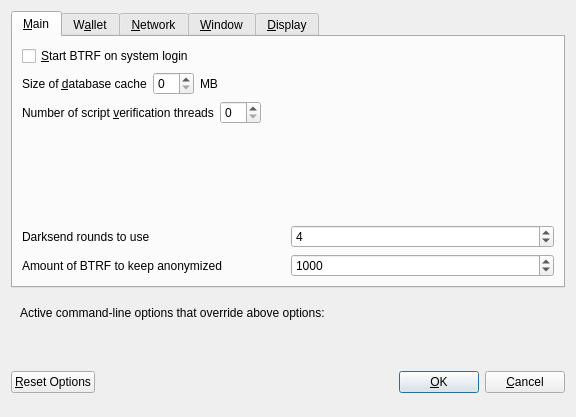
<?xml version="1.0" encoding="UTF-8"?>
<ui version="4.0">
 <class>OptionsDialog</class>
 <widget class="QDialog" name="OptionsDialog">
  <property name="geometry">
   <rect>
    <x>0</x>
    <y>0</y>
    <width>576</width>
    <height>417</height>
   </rect>
  </property>
  <property name="windowTitle">
   <string>Options</string>
  </property>
  <property name="modal">
   <bool>true</bool>
  </property>
  <layout class="QVBoxLayout" name="verticalLayout">
   <item>
    <widget class="QTabWidget" name="tabWidget">
     <property name="currentIndex">
      <number>0</number>
     </property>
     <widget class="QWidget" name="tabMain">
      <attribute name="title">
       <string>&amp;Main</string>
      </attribute>
      <layout class="QVBoxLayout" name="verticalLayout_Main">
       <item>
        <widget class="QCheckBox" name="bitcoinAtStartup">
         <property name="toolTip">
          <string>Automatically start BTRF after logging in to the system.</string>
         </property>
         <property name="text">
          <string>&amp;Start BTRF on system login</string>
         </property>
        </widget>
       </item>
       <item>
        <layout class="QHBoxLayout" name="horizontalLayout_2_Main">
         <item>
          <widget class="QLabel" name="databaseCacheLabel">
           <property name="text">
            <string>Size of &amp;database cache</string>
           </property>
           <property name="textFormat">
            <enum>Qt::PlainText</enum>
           </property>
           <property name="buddy">
            <cstring>databaseCache</cstring>
           </property>
          </widget>
         </item>
         <item>
          <widget class="QSpinBox" name="databaseCache"/>
         </item>
         <item>
          <widget class="QLabel" name="databaseCacheUnitLabel">
           <property name="text">
            <string>MB</string>
           </property>
           <property name="textFormat">
            <enum>Qt::PlainText</enum>
           </property>
          </widget>
         </item>
         <item>
          <spacer name="horizontalSpacer_2_Main">
           <property name="orientation">
            <enum>Qt::Horizontal</enum>
           </property>
           <property name="sizeHint" stdset="0">
            <size>
             <width>40</width>
             <height>20</height>
            </size>
           </property>
          </spacer>
         </item>
        </layout>
       </item>
       <item>
        <layout class="QHBoxLayout" name="horizontalLayout_3_Main">
         <item>
          <widget class="QLabel" name="threadsScriptVerifLabel">
           <property name="text">
            <string>Number of script &amp;verification threads</string>
           </property>
           <property name="textFormat">
            <enum>Qt::PlainText</enum>
           </property>
           <property name="buddy">
            <cstring>threadsScriptVerif</cstring>
           </property>
          </widget>
         </item>
         <item>
          <widget class="QSpinBox" name="threadsScriptVerif">
           <property name="toolTip">
            <string>(0 = auto, &lt;0 = leave that many cores free)</string>
           </property>
          </widget>
         </item>
         <item>
          <spacer name="horizontalSpacer_3_Main">
           <property name="orientation">
            <enum>Qt::Horizontal</enum>
           </property>
           <property name="sizeHint" stdset="0">
            <size>
             <width>40</width>
             <height>20</height>
            </size>
           </property>
          </spacer>
         </item>
        </layout>
       </item>
       <item>
        <spacer name="verticalSpacer_Main">
         <property name="orientation">
          <enum>Qt::Vertical</enum>
         </property>
         <property name="sizeHint" stdset="0">
          <size>
           <width>20</width>
           <height>40</height>
          </size>
         </property>
        </spacer>
       </item>
       <item>
        <layout class="QHBoxLayout" name="horizontalLayout_4_Main">
         <item>
          <widget class="QLabel" name="label">
           <property name="toolTip">
            <string>This setting determines the amount of individual masternodes that an input will be anonymized through.&lt;br/&gt;More rounds of anonymization gives a higher degree of privacy, but also costs more in fees.</string>
           </property>
           <property name="text">
            <string>Darksend rounds to use</string>
           </property>
          </widget>
         </item>
         <item>
          <widget class="QSpinBox" name="DarksendRounds">
           <property name="minimum">
            <number>2</number>
           </property>
           <property name="maximum">
            <number>8</number>
           </property>
           <property name="value">
            <number>4</number>
           </property>
          </widget>
         </item>
        </layout>
       </item>
       <item>
        <layout class="QHBoxLayout" name="horizontalLayout">
         <item>
          <widget class="QLabel" name="label_2">
           <property name="toolTip">
            <string>This amount acts as a threshold to turn off Darksend once it's reached.</string>
           </property>
           <property name="statusTip">
            <string notr="true"/>
           </property>
           <property name="whatsThis">
            <string notr="true"/>
           </property>
           <property name="accessibleName">
            <string notr="true"/>
           </property>
           <property name="accessibleDescription">
            <string notr="true"/>
           </property>
           <property name="text">
            <string>Amount of BTRF to keep anonymized</string>
           </property>
          </widget>
         </item>
         <item>
          <widget class="QSpinBox" name="anonymizeDiamond">
           <property name="minimum">
            <number>100</number>
           </property>
           <property name="maximum">
            <number>100000</number>
           </property>
           <property name="singleStep">
            <number>100</number>
           </property>
           <property name="value">
            <number>1000</number>
           </property>
          </widget>
         </item>
        </layout>
       </item>
      </layout>
     </widget>
     <widget class="QWidget" name="tabWallet">
      <attribute name="title">
       <string>W&amp;allet</string>
      </attribute>
      <layout class="QVBoxLayout" name="verticalLayout_Wallet">
       <item>
        <widget class="QGroupBox" name="groupBox">
         <property name="title">
          <string>Expert</string>
         </property>
         <layout class="QVBoxLayout" name="verticalLayout_2">
          <item>
           <widget class="QCheckBox" name="coinControlFeatures">
            <property name="toolTip">
             <string>Whether to show coin control features or not.</string>
            </property>
            <property name="text">
             <string>Enable coin &amp;control features</string>
            </property>
           </widget>
          </item>
          <item>
           <widget class="QCheckBox" name="showMasternodesTab">
            <property name="toolTip">
             <string>Show additional tab listing all your masternodes in first sub-tab&lt;br/&gt;and all masternodes on the network in second sub-tab.</string>
            </property>
            <property name="text">
             <string>Show Masternodes Tab</string>
            </property>
           </widget>
          </item>
          <item>
           <widget class="QCheckBox" name="spendZeroConfChange">
            <property name="toolTip">
             <string>If you disable the spending of unconfirmed change, the change from a transaction&lt;br/&gt;cannot be used until that transaction has at least one confirmation.&lt;br/&gt;This also affects how your balance is computed.</string>
            </property>
            <property name="text">
             <string>&amp;Spend unconfirmed change</string>
            </property>
           </widget>
          </item>
         </layout>
        </widget>
       </item>
       <item>
        <spacer name="verticalSpacer_Wallet">
         <property name="orientation">
          <enum>Qt::Vertical</enum>
         </property>
         <property name="sizeHint" stdset="0">
          <size>
           <width>20</width>
           <height>40</height>
          </size>
         </property>
        </spacer>
       </item>
      </layout>
     </widget>
     <widget class="QWidget" name="tabNetwork">
      <attribute name="title">
       <string>&amp;Network</string>
      </attribute>
      <layout class="QVBoxLayout" name="verticalLayout_Network">
       <item>
        <widget class="QCheckBox" name="mapPortUpnp">
         <property name="toolTip">
          <string>Automatically open the BTRF client port on the router. This only works when your router supports UPnP and it is enabled.</string>
         </property>
         <property name="text">
          <string>Map port using &amp;UPnP</string>
         </property>
        </widget>
       </item>
       <item>
        <widget class="QCheckBox" name="allowIncoming">
         <property name="toolTip">
          <string>Accept connections from outside</string>
         </property>
         <property name="text">
          <string>Allow incoming connections</string>
         </property>
        </widget>
       </item>
       <item>
        <widget class="QCheckBox" name="connectSocks">
         <property name="toolTip">
          <string>Connect to the BTRF network through a SOCKS5 proxy.</string>
         </property>
         <property name="text">
          <string>&amp;Connect through SOCKS5 proxy (default proxy):</string>
         </property>
        </widget>
       </item>
       <item>
        <layout class="QHBoxLayout" name="horizontalLayout_1_Network">
         <item>
          <widget class="QLabel" name="proxyIpLabel">
           <property name="text">
            <string>Proxy &amp;IP:</string>
           </property>
           <property name="textFormat">
            <enum>Qt::PlainText</enum>
           </property>
           <property name="buddy">
            <cstring>proxyIp</cstring>
           </property>
          </widget>
         </item>
         <item>
          <widget class="QValidatedLineEdit" name="proxyIp">
           <property name="minimumSize">
            <size>
             <width>140</width>
             <height>0</height>
            </size>
           </property>
           <property name="maximumSize">
            <size>
             <width>140</width>
             <height>16777215</height>
            </size>
           </property>
           <property name="toolTip">
            <string>IP address of the proxy (e.g. IPv4: 127.0.0.1 / IPv6: ::1)</string>
           </property>
          </widget>
         </item>
         <item>
          <widget class="QLabel" name="proxyPortLabel">
           <property name="text">
            <string>&amp;Port:</string>
           </property>
           <property name="textFormat">
            <enum>Qt::PlainText</enum>
           </property>
           <property name="buddy">
            <cstring>proxyPort</cstring>
           </property>
          </widget>
         </item>
         <item>
          <widget class="QLineEdit" name="proxyPort">
           <property name="minimumSize">
            <size>
             <width>55</width>
             <height>0</height>
            </size>
           </property>
           <property name="maximumSize">
            <size>
             <width>55</width>
             <height>16777215</height>
            </size>
           </property>
           <property name="toolTip">
            <string>Port of the proxy (e.g. 9050)</string>
           </property>
          </widget>
         </item>
         <item>
          <spacer name="horizontalSpacer_1_Network">
           <property name="orientation">
            <enum>Qt::Horizontal</enum>
           </property>
           <property name="sizeHint" stdset="0">
            <size>
             <width>40</width>
             <height>20</height>
            </size>
           </property>
          </spacer>
         </item>
        </layout>
       </item>
       <item>
        <spacer name="verticalSpacer_Network">
         <property name="orientation">
          <enum>Qt::Vertical</enum>
         </property>
         <property name="sizeHint" stdset="0">
          <size>
           <width>20</width>
           <height>40</height>
          </size>
         </property>
        </spacer>
       </item>
      </layout>
     </widget>
     <widget class="QWidget" name="tabWindow">
      <attribute name="title">
       <string>&amp;Window</string>
      </attribute>
      <layout class="QVBoxLayout" name="verticalLayout_Window">
       <item>
        <widget class="QCheckBox" name="minimizeToTray">
         <property name="toolTip">
          <string>Show only a tray icon after minimizing the window.</string>
         </property>
         <property name="text">
          <string>&amp;Minimize to the tray instead of the taskbar</string>
         </property>
        </widget>
       </item>
       <item>
        <widget class="QCheckBox" name="minimizeOnClose">
         <property name="toolTip">
          <string>Minimize instead of exit the application when the window is closed. When this option is enabled, the application will be closed only after selecting Quit in the menu.</string>
         </property>
         <property name="text">
          <string>M&amp;inimize on close</string>
         </property>
        </widget>
       </item>
       <item>
        <spacer name="verticalSpacer_Window">
         <property name="orientation">
          <enum>Qt::Vertical</enum>
         </property>
         <property name="sizeHint" stdset="0">
          <size>
           <width>20</width>
           <height>40</height>
          </size>
         </property>
        </spacer>
       </item>
      </layout>
     </widget>
     <widget class="QWidget" name="tabDisplay">
      <attribute name="title">
       <string>&amp;Display</string>
      </attribute>
      <layout class="QVBoxLayout" name="verticalLayout_Display">
       <item>
        <layout class="QHBoxLayout" name="horizontalLayout_1_Display">
         <item>
          <widget class="QLabel" name="langLabel">
           <property name="text">
            <string>User Interface &amp;language:</string>
           </property>
           <property name="textFormat">
            <enum>Qt::PlainText</enum>
           </property>
           <property name="buddy">
            <cstring>lang</cstring>
           </property>
          </widget>
         </item>
         <item>
          <widget class="QValueComboBox" name="lang">
           <property name="toolTip">
            <string>The user interface language can be set here. This setting will take effect after restarting BTRF.</string>
           </property>
          </widget>
         </item>
        </layout>
       </item>
       <item>
        <widget class="QLabel" name="label_3">
         <property name="toolTip">
          <string notr="true"/>
         </property>
         <property name="statusTip">
          <string notr="true"/>
         </property>
         <property name="whatsThis">
          <string notr="true"/>
         </property>
         <property name="accessibleName">
          <string notr="true"/>
         </property>
         <property name="text">
          <string>Language missing or translation incomplete? Help contributing translations here:
https://www.transifex.com/bittransfer-project/bittransfer-project-translations</string>
         </property>
         <property name="wordWrap">
          <bool>true</bool>
         </property>
         <property name="openExternalLinks">
          <bool>true</bool>
         </property>
         <property name="textInteractionFlags">
          <set>Qt::TextBrowserInteraction</set>
         </property>
        </widget>
       </item>
       <item>
        <layout class="QHBoxLayout" name="horizontalLayout_4_Display" stretch="0,0">
         <item>
          <widget class="QLabel" name="themeLabel">
           <property name="text">
            <string>User Interface Theme:</string>
           </property>
          </widget>
         </item>
         <item>
          <widget class="QValueComboBox" name="theme"/>
         </item>
        </layout>
       </item>
       <item>
        <widget class="Line" name="line">
         <property name="orientation">
          <enum>Qt::Horizontal</enum>
         </property>
        </widget>
       </item>
       <item>
        <layout class="QHBoxLayout" name="horizontalLayout_2_Display">
         <item>
          <widget class="QLabel" name="unitLabel">
           <property name="text">
            <string>&amp;Unit to show amounts in:</string>
           </property>
           <property name="textFormat">
            <enum>Qt::PlainText</enum>
           </property>
           <property name="buddy">
            <cstring>unit</cstring>
           </property>
          </widget>
         </item>
         <item>
          <widget class="QValueComboBox" name="unit">
           <property name="toolTip">
            <string>Choose the default subdivision unit to show in the interface and when sending coins.</string>
           </property>
          </widget>
         </item>
        </layout>
       </item>
       <item>
        <layout class="QHBoxLayout" name="horizontalLayout_5_Display">
         <item>
          <widget class="QLabel" name="digitsLabel">
           <property name="text">
            <string>Decimal digits</string>
           </property>
          </widget>
         </item>
         <item>
          <widget class="QValueComboBox" name="digits"/>
         </item>
        </layout>
       </item>
       <item>
        <layout class="QHBoxLayout" name="horizontalLayout_3_Display">
         <item>
          <widget class="QLabel" name="thirdPartyTxUrlsLabel">
           <property name="toolTip">
            <string>Third party URLs (e.g. a block explorer) that appear in the transactions tab as context menu items. %s in the URL is replaced by transaction hash. Multiple URLs are separated by vertical bar |.</string>
           </property>
           <property name="text">
            <string>Third party transaction URLs</string>
           </property>
           <property name="buddy">
            <cstring>thirdPartyTxUrls</cstring>
           </property>
          </widget>
         </item>
         <item>
          <widget class="QLineEdit" name="thirdPartyTxUrls">
           <property name="toolTip">
            <string>Third party URLs (e.g. a block explorer) that appear in the transactions tab as context menu items. %s in the URL is replaced by transaction hash. Multiple URLs are separated by vertical bar |.</string>
           </property>
          </widget>
         </item>
        </layout>
       </item>
       <item>
        <spacer name="verticalSpacer">
         <property name="orientation">
          <enum>Qt::Vertical</enum>
         </property>
         <property name="sizeHint" stdset="0">
          <size>
           <width>20</width>
           <height>40</height>
          </size>
         </property>
        </spacer>
       </item>
      </layout>
     </widget>
    </widget>
   </item>
   <item>
    <widget class="QFrame" name="frame">
     <layout class="QVBoxLayout" name="verticalLayout_Bottom">
      <item>
       <layout class="QHBoxLayout" name="horizontalLayout_Bottom">
        <item>
         <widget class="QLabel" name="overriddenByCommandLineInfoLabel">
          <property name="text">
           <string>Active command-line options that override above options:</string>
          </property>
          <property name="textFormat">
           <enum>Qt::PlainText</enum>
          </property>
         </widget>
        </item>
        <item>
         <spacer name="horizontalSpacer_Bottom">
          <property name="orientation">
           <enum>Qt::Horizontal</enum>
          </property>
          <property name="sizeHint" stdset="0">
           <size>
            <width>40</width>
            <height>20</height>
           </size>
          </property>
         </spacer>
        </item>
       </layout>
      </item>
      <item>
       <widget class="QLabel" name="overriddenByCommandLineLabel">
        <property name="text">
         <string/>
        </property>
        <property name="textFormat">
         <enum>Qt::PlainText</enum>
        </property>
        <property name="wordWrap">
         <bool>true</bool>
        </property>
       </widget>
      </item>
     </layout>
    </widget>
   </item>
   <item>
    <layout class="QHBoxLayout" name="horizontalLayout_Buttons">
     <item>
      <widget class="QPushButton" name="resetButton">
       <property name="toolTip">
        <string>Reset all client options to default.</string>
       </property>
       <property name="text">
        <string>&amp;Reset Options</string>
       </property>
       <property name="autoDefault">
        <bool>false</bool>
       </property>
      </widget>
     </item>
     <item>
      <spacer name="horizontalSpacer_1">
       <property name="orientation">
        <enum>Qt::Horizontal</enum>
       </property>
       <property name="sizeHint" stdset="0">
        <size>
         <width>40</width>
         <height>48</height>
        </size>
       </property>
      </spacer>
     </item>
     <item>
      <widget class="QLabel" name="statusLabel">
       <property name="minimumSize">
        <size>
         <width>200</width>
         <height>0</height>
        </size>
       </property>
       <property name="font">
        <font>
         <weight>75</weight>
         <bold>true</bold>
        </font>
       </property>
       <property name="text">
        <string/>
       </property>
       <property name="textFormat">
        <enum>Qt::PlainText</enum>
       </property>
       <property name="wordWrap">
        <bool>true</bool>
       </property>
      </widget>
     </item>
     <item>
      <spacer name="horizontalSpacer_2">
       <property name="orientation">
        <enum>Qt::Horizontal</enum>
       </property>
       <property name="sizeHint" stdset="0">
        <size>
         <width>40</width>
         <height>48</height>
        </size>
       </property>
      </spacer>
     </item>
     <item>
      <widget class="QPushButton" name="okButton">
       <property name="text">
        <string>&amp;OK</string>
       </property>
       <property name="autoDefault">
        <bool>false</bool>
       </property>
       <property name="default">
        <bool>true</bool>
       </property>
      </widget>
     </item>
     <item>
      <widget class="QPushButton" name="cancelButton">
       <property name="text">
        <string>&amp;Cancel</string>
       </property>
       <property name="autoDefault">
        <bool>false</bool>
       </property>
      </widget>
     </item>
    </layout>
   </item>
  </layout>
 </widget>
 <customwidgets>
  <customwidget>
   <class>QValidatedLineEdit</class>
   <extends>QLineEdit</extends>
   <header>qvalidatedlineedit.h</header>
  </customwidget>
  <customwidget>
   <class>QValueComboBox</class>
   <extends>QComboBox</extends>
   <header>qvaluecombobox.h</header>
  </customwidget>
 </customwidgets>
 <resources/>
 <connections/>
</ui>
